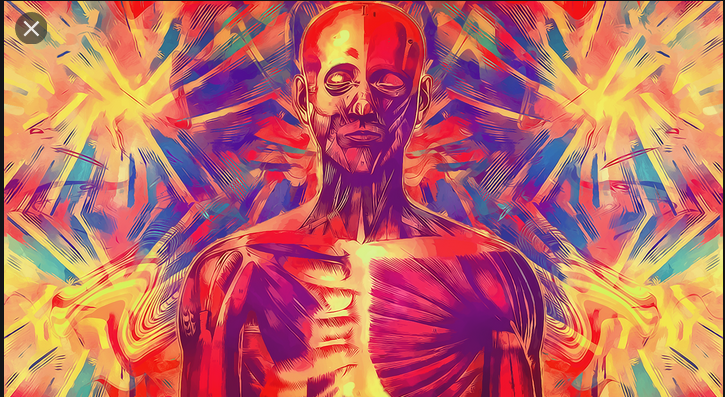
#> input picture Entrega2/Cores2.png, 725 x 397 px
$ python ponto3_1.py
#> lines starting #> are read from the running program, lines starting #| are printed output that depends on the picture
import cv2
import numpy as np
from matplotlib import pyplot as plt

img = cv2.imread('Cores2.png',1)
#> img is the input picture: shape (397, 725, 3); mean B, G, R 101.6, 106, 189.7

gray = cv2.cvtColor(img, cv2.COLOR_BGR2GRAY)# BGR -> Gray
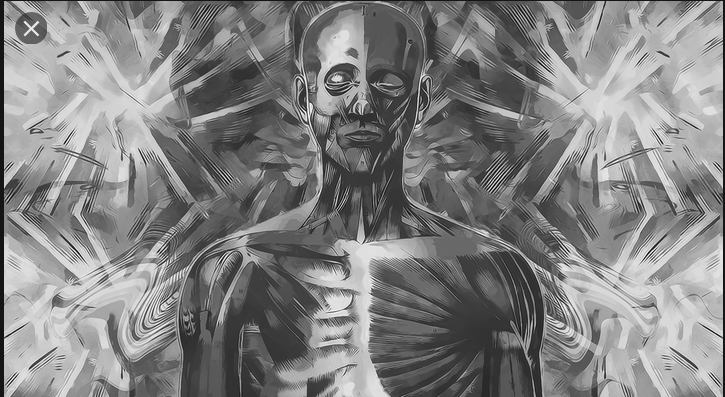
#> gray: shape (397, 725); min 9, max 246, mean 130.5
cv2.imshow('image1',gray)
cv2.namedWindow('image1', cv2.WINDOW_AUTOSIZE)
plt.hist(gray.ravel(),256,[0,256]); plt.show()
#> after `plt.hist(gray.ravel(), 256, [0, 256])`:
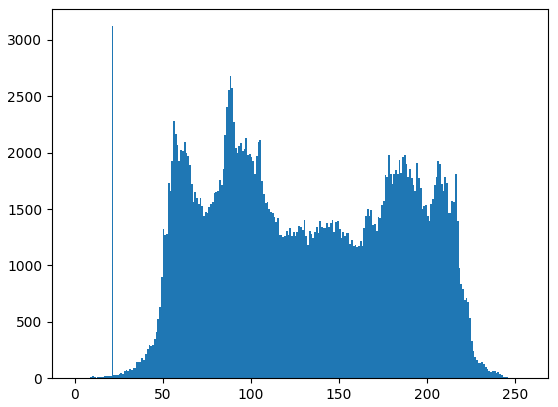
#> figure drawn by matplotlib, 1 panel; tallest bar 3122 high, from x = 21 to 22


hsv = cv2.cvtColor(img, cv2.COLOR_BGR2HSV)  # BGR -> HSV
#> hsv: shape (397, 725, 3); mean H, S, V 84.9, 159.5, 197.9
cv2.imshow('image2',hsv)
cv2.namedWindow('image2', cv2.WINDOW_NORMAL)
plt.hist(hsv.ravel(),256,[0,256]); plt.show()
#> after `plt.hist(hsv.ravel(), 256, [0, 256])`:
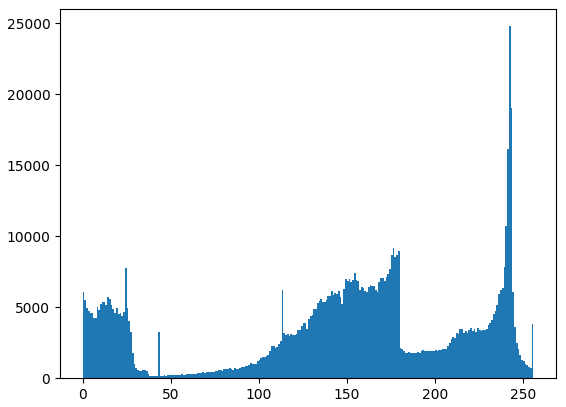
#> figure drawn by matplotlib, 1 panel; tallest bar 24808 high, from x = 242 to 243

yuv = cv2.cvtColor(img, cv2.COLOR_BGR2YUV)  # BGR -> YUV
#> yuv: shape (397, 725, 3); mean of channels 0, 1, 2 130.5, 113.7, 179.7
cv2.imshow('image3',yuv)
cv2.namedWindow('image3', cv2.WINDOW_NORMAL)
plt.hist(yuv.ravel(),256,[0,256]); plt.show()
#> after `plt.hist(yuv.ravel(), 256, [0, 256])`:
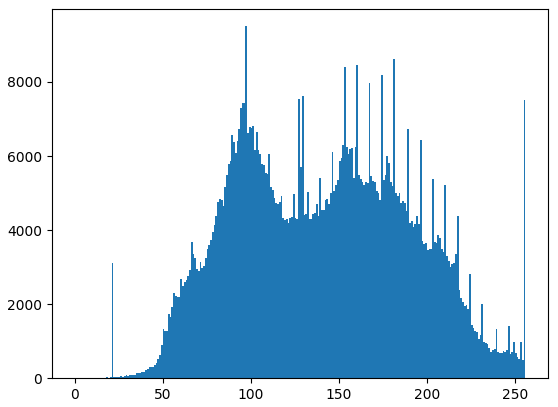
#> figure drawn by matplotlib, 1 panel; tallest bar 9505 high, from x = 97 to 98

cv2.waitKey(0)
cv2.destroyAllWindows()
